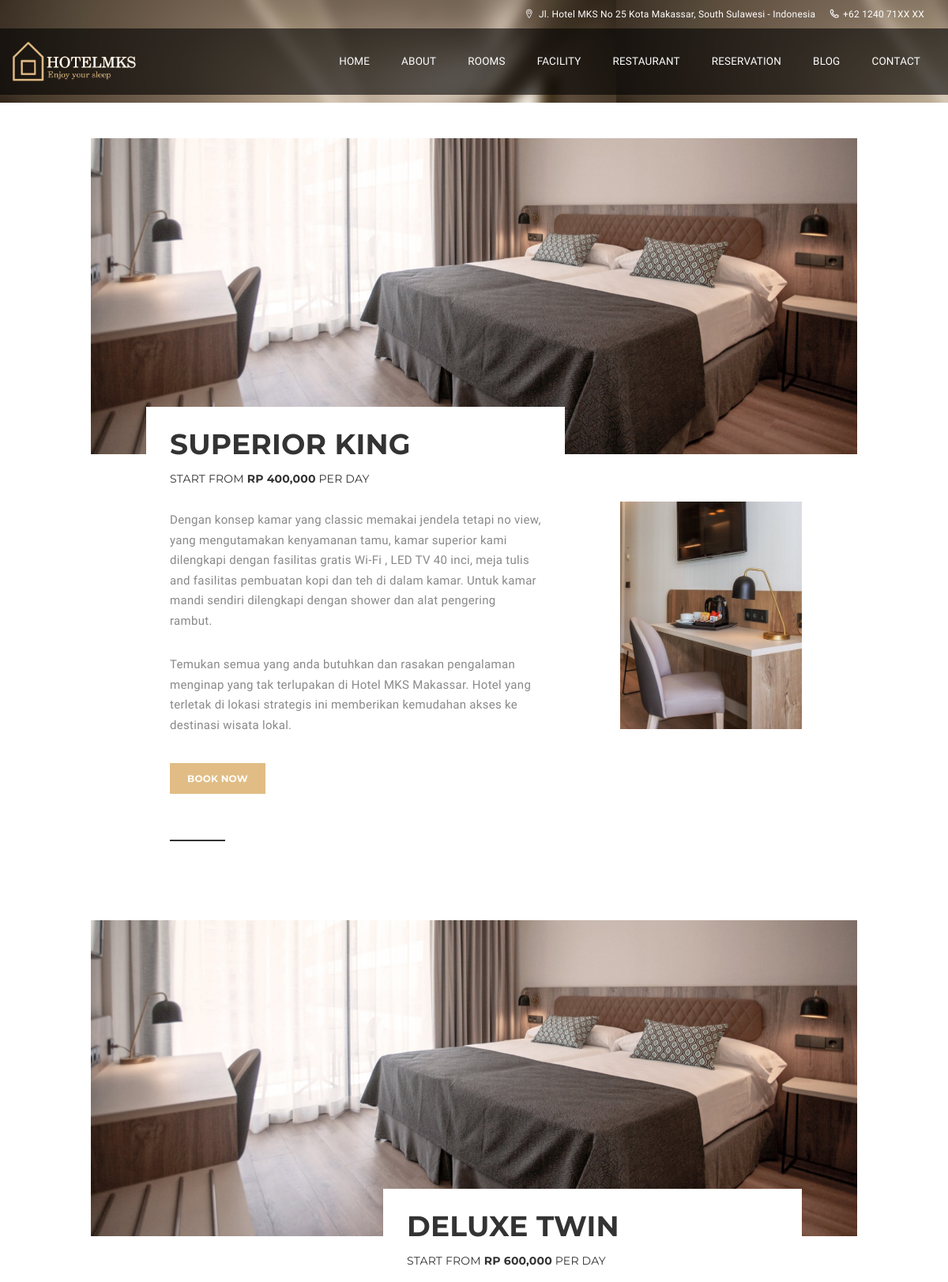
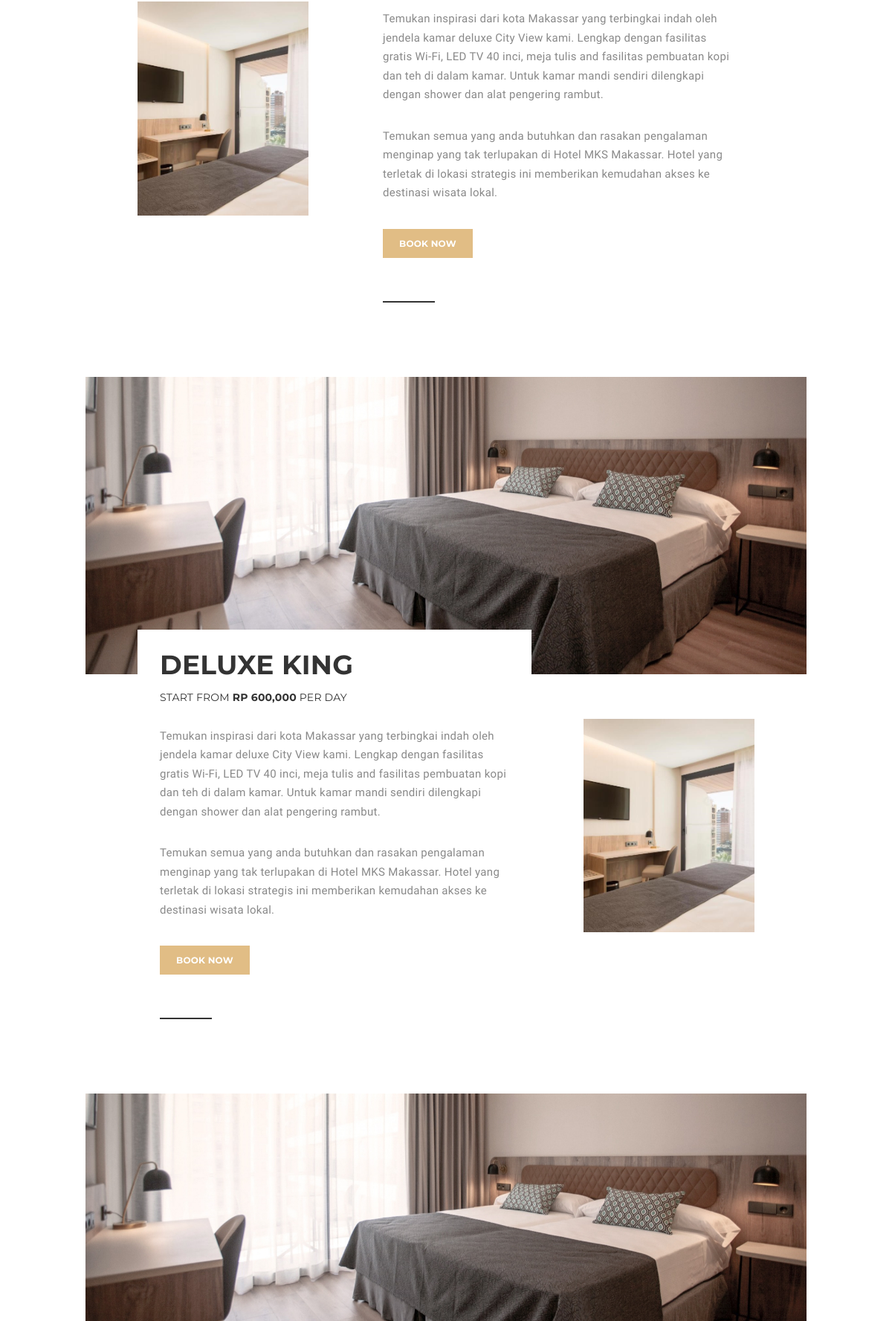
Page /index.php/rooms (upper part) on the committed database (2 pictures, top to bottom).
### tables this page shows
CREATE TABLE `kontak` (
  `kd_kontak` int(11) NOT NULL,
  `des` text NOT NULL,
  `alamat` text NOT NULL,
  `telp` text NOT NULL,
  `email` text NOT NULL
);

CREATE TABLE `compare` (
  `kd_compare` int(11) NOT NULL,
  `type` text NOT NULL,
  `gambar` text NOT NULL,
  `gambar_large` text NOT NULL,
  `gambar_kotak` text NOT NULL,
  `gambar_view` text NOT NULL,
  `max` text NOT NULL,
  `bed` text NOT NULL,
  `view` text NOT NULL,
  `detail` text NOT NULL,
  `rate` double DEFAULT NULL
);

### application/controllers/Rooms.php (called while the page is built, shortened)
<?php
class Rooms extends CI_Controller{
	function __construct(){
		$this->load->model('M_kamar','m_kamar');
		$this->load->model('M_pengunjung','m_pengunjung');
	}
	function index(){
		$x['data']=$this->m_kamar->get_all_room();
		$this->load->view('frontend/rooms_view',$x);
	}
}

### index.php (called while the page is built, shortened)
<?php
require_once BASEPATH.'core/CodeIgniter.php';

### application/models/M_kamar.php (called while the page is built, shortened)
<?php
class M_kamar extends CI_Model{
	function get_all_room(){
		$hsl=$this->db->get('compare');
		return $hsl;
	}
}

### application/views/frontend/rooms_view.php (the view, shortened to what this page needs)
<!DOCTYPE html>
<html lang="en">
<head>
    <link rel="stylesheet" type="text/css" href="<?php echo base_url().'theme/css/lib/font-awesome.min.css'?>">
    <link rel="stylesheet" type="text/css" href="<?php echo base_url().'theme/css/lib/font-lotusicon.css'?>">
    <link rel="stylesheet" type="text/css" href="<?php echo base_url().'theme/css/lib/bootstrap.min.css'?>">
    <link rel="stylesheet" type="text/css" href="<?php echo base_url().'theme/css/lib/owl.carousel.css'?>">
    <link rel="stylesheet" type="text/css" href="<?php echo base_url().'theme/css/lib/jquery-ui.min.css'?>">
    <link rel="stylesheet" type="text/css" href="<?php echo base_url().'theme/css/lib/magnific-popup.css'?>">
    <link rel="stylesheet" type="text/css" href="<?php echo base_url().'theme/css/lib/settings.css'?>">
    <link rel="stylesheet" type="text/css" href="<?php echo base_url().'theme/css/lib/bootstrap-select.min.css'?>">
    <link rel="stylesheet" type="text/css" href="<?php echo base_url().'theme/css/helper.css'?>">
    <link rel="stylesheet" type="text/css" href="<?php echo base_url().'theme/css/custom.css'?>">
    <link rel="stylesheet" type="text/css" href="<?php echo base_url().'theme/css/responsive.css'?>">
    <link rel="stylesheet" type="text/css" href="<?php echo base_url().'theme/css/style.css'?>">
</head>
<body>
    <div id="page-wrap">
        <header id="header" class="header-v2">
           <?php $this->load->view('frontend/headertop');?>
        </header>
        <section class="section-sub-banner bg-9">
            <div class="sub-banner">
                <div class="container">
                    <div class="text text-center">
                    </div>
                </div>
            </div>
        </section>
        <section class="section-room bg-white">
            <div class="container">
                <div class="room-wrap-3">
                    <div class="row">
                        <div class="col-lg-10 col-lg-offset-1">
							<?php foreach ($data->result() as $row):
                                if (($row->kd_compare) %2 == 0){
                                    $rata='room_item-3 thumbs-right';
                                }else{
                                    $rata='room_item-3';
                                }
                            ?>
                            <div class="<?php echo $rata;?>">
                                <div class="img">
                                    <a href="<?php echo site_url('reservation');?>">
                                        <img src="<?php echo base_url(). 'assets/images/'.$row->gambar_large;?>" alt="">
                                    </a>
                                </div>
                                <div class="text-thumbs">
                                    <div class="thumbs">
                                        <a href="<?php echo site_url('reservation');?>"><img src="<?php echo base_url(). 'assets/images/'. $row->gambar_kotak;?>" alt=""></a>
                                    </div>
                                    <div class="text">
                                        <h2><a href="#"><?php echo $row->type;?></a></h2>
                                        <span class="price">Start from <span class="amout"><b><?php echo 'Rp '.number_format($row->rate);?></b></span> per day</span>
                                        <?php echo $row->detail;?>
										<a href="<?php echo site_url('reservation');?>" class="awe-btn awe-btn-13">BOOK NOW</a>
                                    </div>
                                </div>
                            </div>
							<?php endforeach; ?>
            </div>
        </section>
    </div>
</body>
</html>

### application/views/frontend/headertop.php
<div class="header_top">
             <div class="container">
                 <div class="header_left float-right">
		<?php
			$sql=$this->db->query("SELECT * from kontak");
			$header=$sql->row_array();
		?>
                     <span><i class="lotus-icon-location"></i> <?php echo $header['alamat']?></span>
                     <span><i class="lotus-icon-phone"></i><?php echo $header['telp']?></span>
                 </div>
             </div>
         </div>

### rows in the picture
kontak: alamat "Jl. Hotel MKS No 25 Kota Makassar, South Sulawesi - Indonesia", telp "+62 1240 71XX XX"
compare: gambar_large (picture), gambar_kotak (picture), type "SUPERIOR KING", rate "400,000", detail "Dengan konsep kamar yang classic memakai jendela tetapi no view, yang mengutamakan kenyamanan tamu, kamar superior kami dilengkapi dengan fasilitas gratis Wi-Fi , LED TV 40 inci, meja tulis and fasilitas pembuatan kopi dan teh di dalam kamar. Untuk kamar mandi sendiri dilengkapi dengan shower dan alat pengering rambut. Temukan semua yang anda butuhkan dan rasakan pengalaman menginap yang tak terlupakan di Hotel MKS Makassar. Hotel yang terletak di lokasi strategis ini memberikan kemudahan akses ke destinasi wisata lokal."
compare: gambar_large (picture), gambar_kotak (picture), type "DELUXE TWIN", rate "600,000", detail "Temukan inspirasi dari kota Makassar yang terbingkai indah oleh jendela kamar deluxe City View kami. Lengkap dengan fasilitas gratis Wi-Fi, LED TV 40 inci, meja tulis and fasilitas pembuatan kopi dan teh di dalam kamar. Untuk kamar mandi sendiri dilengkapi dengan shower dan alat pengering rambut. Temukan semua yang anda butuhkan dan rasakan pengalaman menginap yang tak terlupakan di Hotel MKS Makassar. Hotel yang terletak di lokasi strategis ini memberikan kemudahan akses ke destinasi wisata lokal."
compare: gambar_large (picture), gambar_kotak (picture), type "DELUXE KING", rate "600,000", detail "Temukan inspirasi dari kota Makassar yang terbingkai indah oleh jendela kamar deluxe City View kami. Lengkap dengan fasilitas gratis Wi-Fi, LED TV 40 inci, meja tulis and fasilitas pembuatan kopi dan teh di dalam kamar. Untuk kamar mandi sendiri dilengkapi dengan shower dan alat pengering rambut. Temukan semua yang anda butuhkan dan rasakan pengalaman menginap yang tak terlupakan di Hotel MKS Makassar. Hotel yang terletak di lokasi strategis ini memberikan kemudahan akses ke destinasi wisata lokal."
compare: gambar_large (picture)
